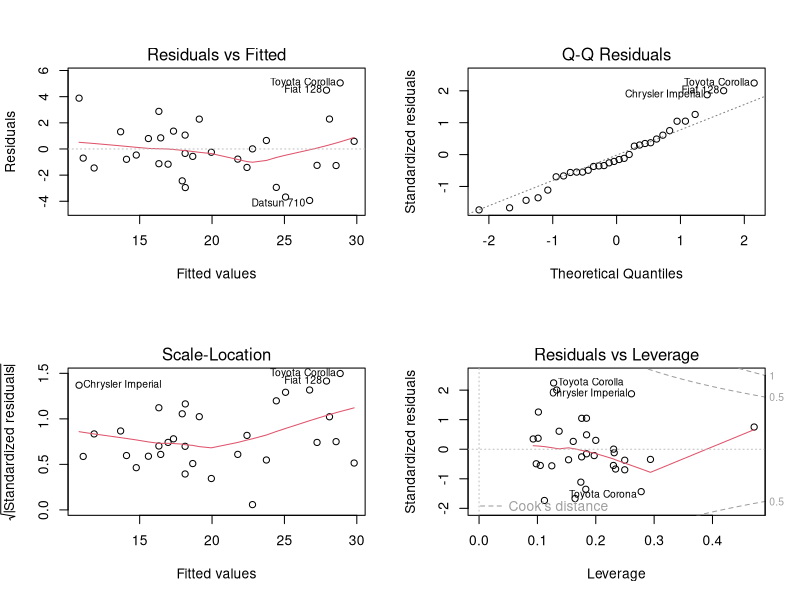
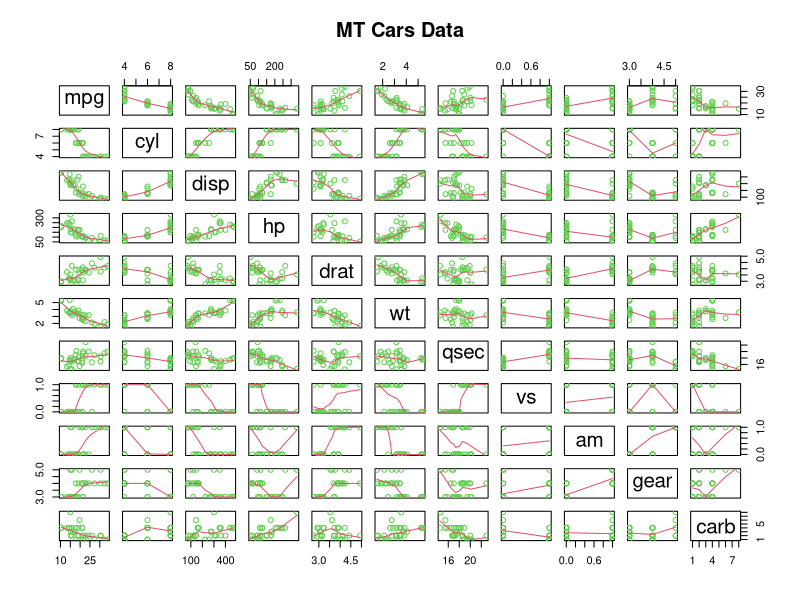
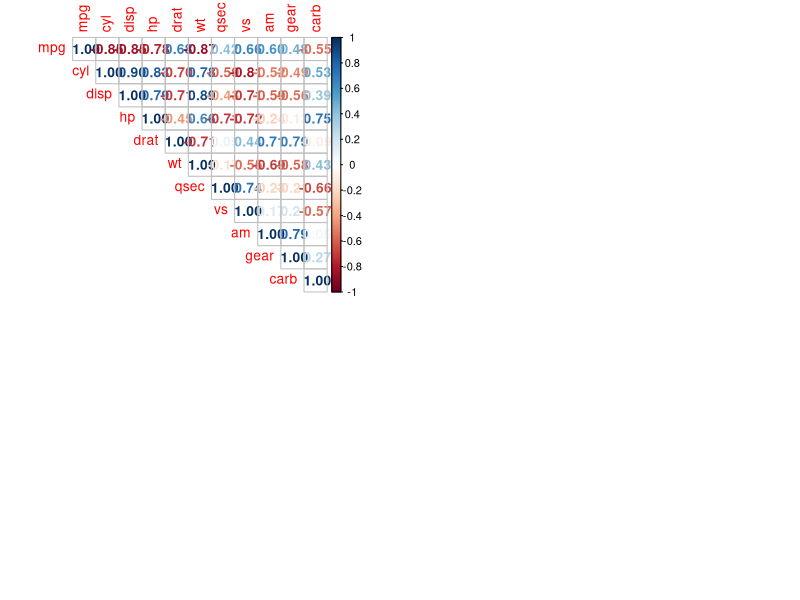
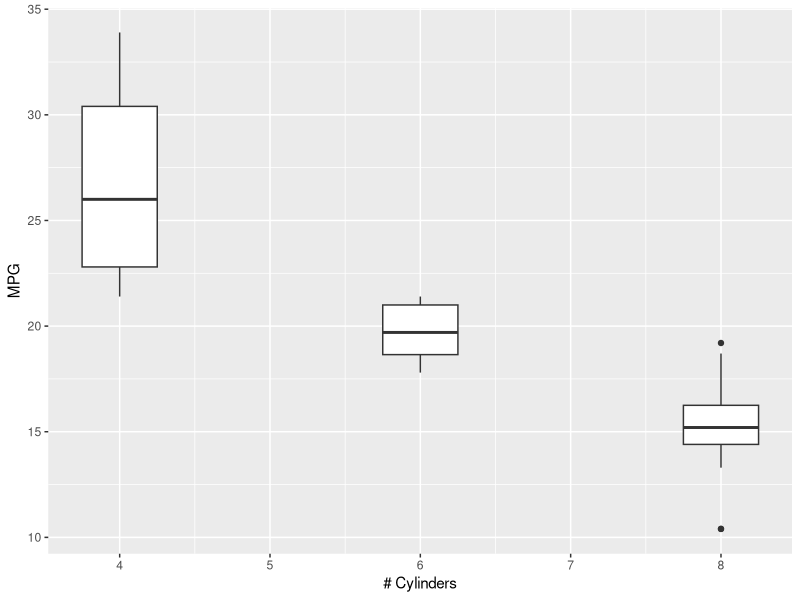
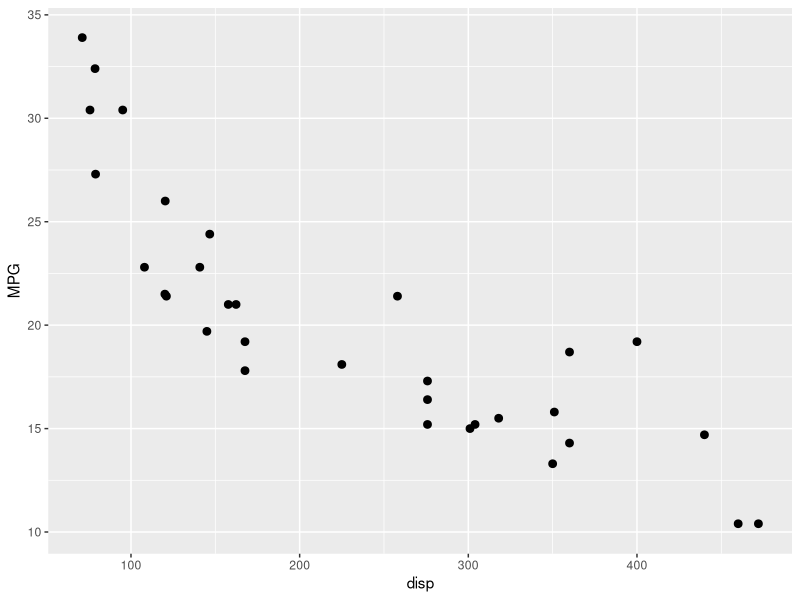
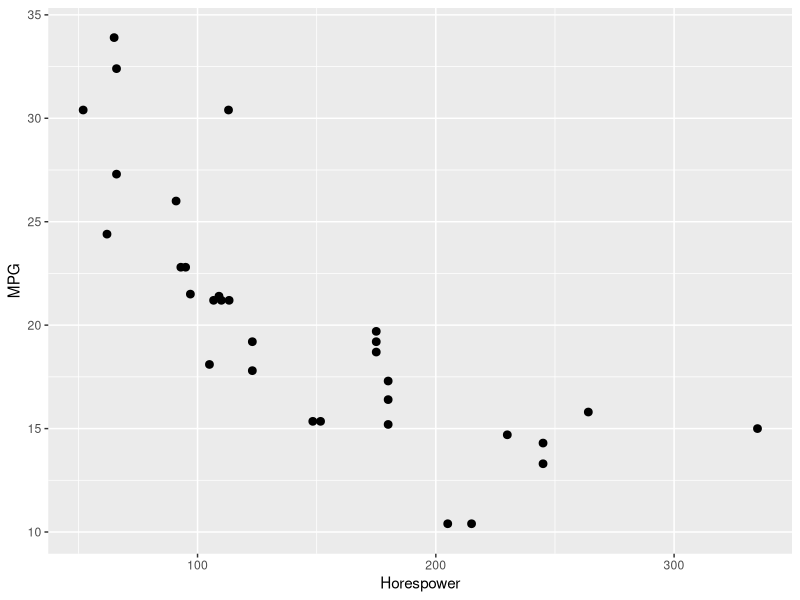
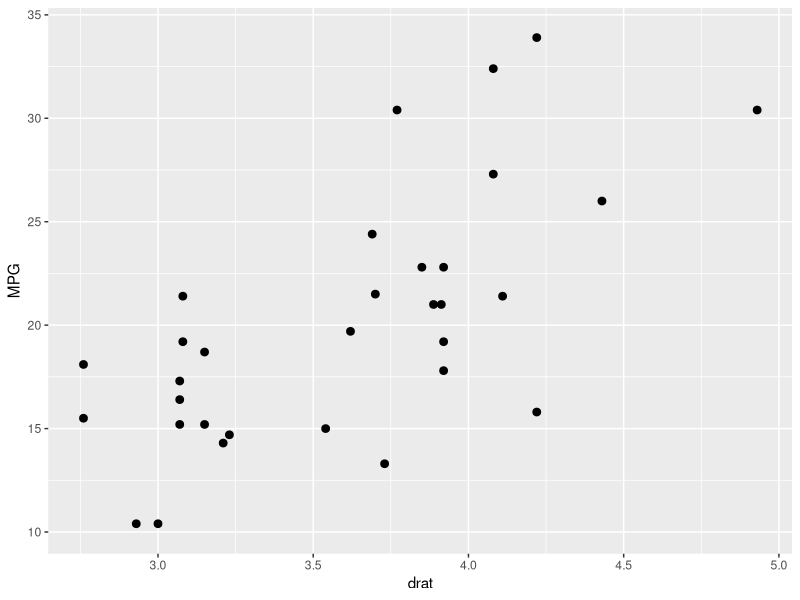
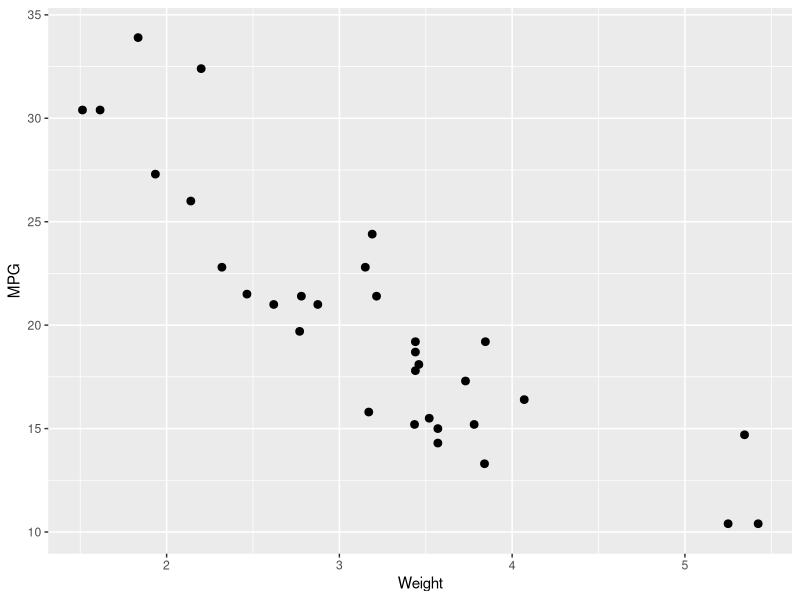

Write the R code that produced these figures, in order.
## ---- chunk 1
ipak <- function(pkg){
      new.pkg <- pkg[!(pkg %in% installed.packages()[, "Package"])]
      if (length(new.pkg)) 
            install.packages(new.pkg, dependencies = TRUE)
      sapply(pkg, require, character.only = TRUE)
}

### Package Usage
packages <- c("plyr", "dplyr", "data.table", "dtplyr", "lubridate", "ggplot2", "scales",
                  "reshape2", "knitr", "R.cache", "stringr", "gtools", "quantreg",
                  "graphics", "corrplot", "broom")
ipak(packages)
## ---- chunk 2
data(mtcars)
## ---- chunk 3
str(mtcars)


head(mtcars)

## ---- chunk 4
fit1 <- lm(mpg ~ factor(am), data = mtcars)
fit1coef <- round(summary(fit1)$coef, 4)
fit1glance <- round(glance(fit1)[1:6], 4)
fit1coef
fit1glance
## ---- chunk 5
fit2 <- lm(mpg ~ factor(am) + wt, data = mtcars)
fit2coef <- round(summary(fit2)$coef, 4)
fit2glance <- round(glance(fit2)[1:6], 4)
fit2coef
fit2glance
## ---- chunk 6
fit3 <- lm(mpg ~ factor(am) + wt + factor(cyl), data = mtcars)
fit3coef <- round(summary(fit3)$coef, 4)
fit3glance <- round(glance(fit3)[1:6], 4)
fit3coef
fit3glance
## ---- chunk 7
fit4E <- lm(mpg ~ factor(am) + wt + factor(cyl) + drat, data = mtcars)
fit4Ecoef <- round(summary(fit4E)$coef, 4)
fit4Eglance <- round(glance(fit4E)[1:6], 4)
fit4Ecoef
fit4Eglance
## ---- chunk 8
fit4 <- lm(mpg ~ factor(am) + wt + factor(cyl) + hp, data = mtcars)
fit4coef <- round(summary(fit4)$coef, 4)
fit4glance <- round(glance(fit4)[1:6], 4)
fit4coef
fit4glance
## ---- chunk 9
fit10 <- lm(mpg ~ ., data = mtcars)
fit10coef <- round(summary(fit10)$coef, 4)
fit10glance <- round(glance(fit10)[1:6], 4)
fit10coef
fit10glance
## ---- chunk 10
mpg.anova <- anova(fit1, fit2, fit3, fit4)
mpg
## ---- chunk 11
par(mfrow = c(2,2))
plot(fit4)
## ---- chunk 12
pairs(mtcars, panel = panel.smooth, main = "MT Cars Data", col = 3)
## ---- chunk 13
mtcars.cor <- cor(mtcars)
corrplot(mtcars.cor, method = "number", type = "upper", add = FALSE, 
                  order = "original", is.corr = TRUE)
## ---- chunk 14
par(mfrow = c(2,4), mar = c(6,4,1,1))
g1 <- ggplot(mtcars, aes(x = cyl, y = mpg, group = cyl)) +
            geom_boxplot(width = 0.5) +
            labs(x = "# Cylinders", y = "MPG")
g1
g2 <- ggplot(mtcars, aes(x = disp, y = mpg, group = disp)) +
            geom_dotplot(binaxis = "y", stackdir = "center", dotsize = 0.75, binwidth = 0.5) +
            labs(x = "disp", y = "MPG")
g2
g3 <- ggplot(mtcars, aes(x = hp, y = mpg, group = hp)) +
            geom_dotplot(binaxis = "y", stackdir = "center", dotsize = 0.75, binwidth = 0.5) +
            labs(x = "Horespower", y = "MPG")
g3
g4 <- ggplot(mtcars, aes(x = drat, y = mpg, group = drat)) +
            geom_dotplot(binaxis = "y", stackdir = "center", dotsize = 0.75, binwidth = 0.5) +
            labs(x = "drat", y = "MPG")
g4
g5 <- ggplot(mtcars, aes(x = wt, y = mpg, group = wt)) +
            geom_dotplot(binaxis = "y", stackdir = "center", dotsize = 0.75, binwidth = 0.5) +
            labs(x = "Weight", y = "MPG")
g5
g6 <- ggplot(mtcars, aes(x = vs, y = mpg, group = vs)) +
            geom_boxplot(width = 0.5) +
            labs(x = "vs", y = "MPG")
g6
g7 <- ggplot(mtcars, aes(x = am, y = mpg, group = am)) +
            geom_boxplot(width = 0.5) +
            labs(x = "Auto/Manual", y = "MPG")
g7
g8 <- ggplot(mtcars, aes(x = carb, y = mpg, group = carb)) +
            geom_boxplot(width = 0.5) +
            labs(x = "Carberator", y = "MPG")
g8
